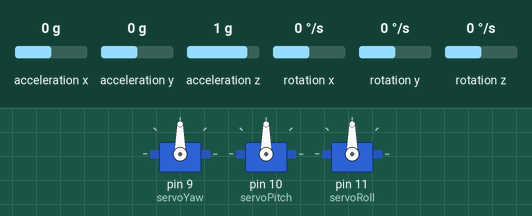
This sketch was run on a simulated Arduino Uno, built with avr-gcc and run on an emulated ATmega328P. On the bench: 3 × servo. The test bench sets the inputs (shaded band); at power-on: rotation z 0 °/s, acceleration x 0 g, acceleration z 1 g, acceleration y 0 g, rotation x 0 °/s, rotation y 0 °/s. What the sketch prints to the serial monitor is not drawn.

Above: at 3.6 s.
3.7 s: rotation z set to -192 °/s
At 4.5 s:
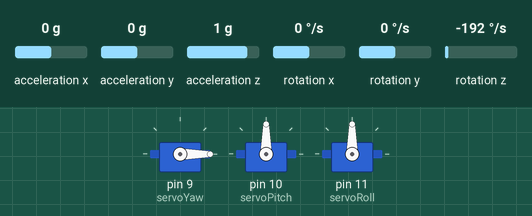
At 5.3 s:
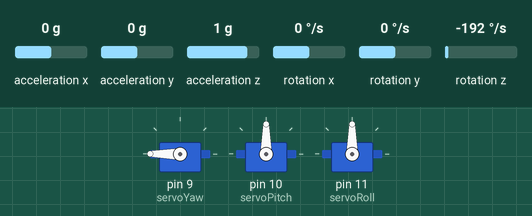
6.7 s: acceleration x set to -1.4 g
At 8.3 s:
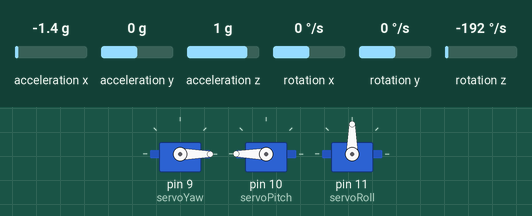
9.7 s: acceleration z set to 0 g
At 11.17 s:
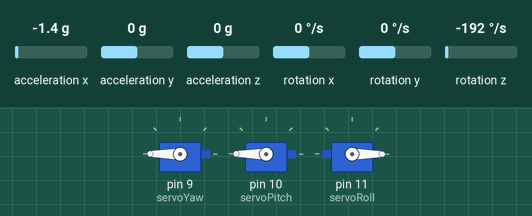
12.7 s: acceleration y set to -1.4 g
15.7 s: acceleration x set to -0.8 g
18.7 s: rotation z set to -100 °/s
Timing chart, 0 to 33.9 s (numbered marks = the images above; inputs shaded):
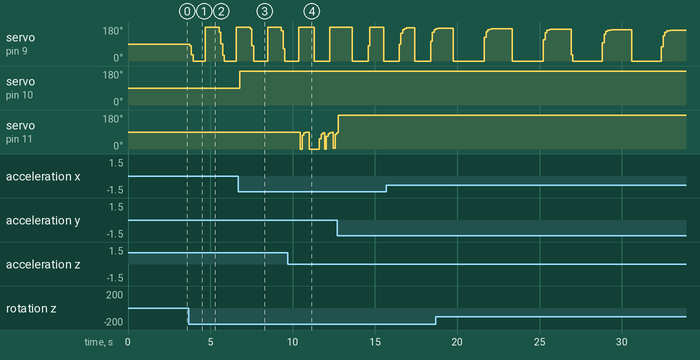

The sketch:

codeeeeeefeb17.ino
```cpp
#include <Wire.h>
#include <Servo.h>
#include "MPU6050_6Axis_MotionApps20.h"
#include <PID_v1.h>

// ----- MPU6050 and DMP Setup -----
MPU6050 mpu;

// ----- Servo Objects -----
Servo servoYaw, servoPitch, servoRoll;

// ----- PID Variables -----
// For each axis: input (filtered angle), output (PID correction), setpoint (desired angle = 0)
double inputYaw, outputYaw, setpointYaw = 0;
double inputPitch, outputPitch, setpointPitch = 0;
double inputRoll, outputRoll, setpointRoll = 0;

// ----- Low-Pass Filter Variables -----
double filteredYaw = 0, filteredPitch = 0, filteredRoll = 0;
const double LPF_ALPHA = 0.2;  // 0 < LPF_ALPHA < 1

// ----- PID Tuning Parameters -----
double Kp = 2.0, Ki = 0.01, Kd = 0.05;  // Adjust as needed
PID pidYaw(&inputYaw, &outputYaw, &setpointYaw, Kp, Ki, Kd, DIRECT);
PID pidPitch(&inputPitch, &outputPitch, &setpointPitch, Kp, Ki, Kd, DIRECT);
PID pidRoll(&inputRoll, &outputRoll, &setpointRoll, Kp, Ki, Kd, DIRECT);

// ----- MPU6050 DMP Variables -----
uint8_t mpuIntStatus;
uint16_t packetSize;
uint8_t fifoBuffer[64];
Quaternion q;
VectorFloat gravity;
float ypr[3];  // [yaw, pitch, roll]

// ----- Offsets for Zeroing Initial Position -----
double yawOffset = 0, pitchOffset = 0, rollOffset = 0;

// ----- Servo Limits -----
#define SERVO_MIN 0
#define SERVO_MAX 180

void setup() {
  Serial.begin(115200);
  Wire.begin();

  Serial.println("Initializing MPU6050...");
  mpu.initialize();
  if (!mpu.testConnection()) {
    Serial.println("MPU6050 connection failed!");
    while (1);
  }

  Serial.println("Enabling DMP...");
  mpu.dmpInitialize();
  mpu.setDMPEnabled(true);
  mpuIntStatus = mpu.getIntStatus();
  packetSize = mpu.dmpGetFIFOPacketSize();
  Serial.println("MPU6050 Ready");

  // ----- Warm-up / Stabilize -----
  // Give the MPU6050 some time to produce stable readings
  delay(1000);

  // ----- Collect Multiple Samples to Determine Offsets -----
  const int NUM_SAMPLES = 50;
  double sumYaw = 0, sumPitch = 0, sumRoll = 0;
  int validSamples = 0;

  for (int i = 0; i < NUM_SAMPLES; i++) {
    // Check for FIFO overflow or data availability
    if ((mpuIntStatus & 0x10) || mpu.getFIFOCount() >= 1024) {
      mpu.resetFIFO();
      Serial.println("FIFO Overflow during calibration! Resetting...");
      continue;
    }
    while (mpu.getFIFOCount() < packetSize) {
      // Wait until we have enough data
      delay(5);
    }

    // Read a packet
    mpu.getFIFOBytes(fifoBuffer, packetSize);
    mpu.dmpGetQuaternion(&q, fifoBuffer);
    mpu.dmpGetGravity(&gravity, &q);
    mpu.dmpGetYawPitchRoll(ypr, &q, &gravity);

    sumYaw   += ypr[0] * 180.0 / M_PI;
    sumPitch += ypr[1] * 180.0 / M_PI;
    sumRoll  += ypr[2] * 180.0 / M_PI;
    validSamples++;
    delay(10);
  }

  if (validSamples > 0) {
    yawOffset   = sumYaw / validSamples;
    pitchOffset = sumPitch / validSamples;
    rollOffset  = sumRoll / validSamples;
  }

  Serial.print("Offsets -> Yaw: "); Serial.print(yawOffset);
  Serial.print(", Pitch: "); Serial.print(pitchOffset);
  Serial.print(", Roll: "); Serial.println(rollOffset);

  // ----- Attach Servos -----
  servoYaw.attach(9);
  servoPitch.attach(10);
  servoRoll.attach(11);

  // ----- Initialize PID Controllers -----
  pidYaw.SetMode(AUTOMATIC);
  pidPitch.SetMode(AUTOMATIC);
  pidRoll.SetMode(AUTOMATIC);

  // Expand the output limits to -60...+60 for a wider servo range
  pidYaw.SetOutputLimits(-60, 60);
  pidPitch.SetOutputLimits(-60, 60);
  pidRoll.SetOutputLimits(-60, 60);
}

void loop() {
  // ----- Check for FIFO Overflow -----
  if ((mpuIntStatus & 0x10) || mpu.getFIFOCount() >= 1024) {
    mpu.resetFIFO();
    Serial.println("FIFO Overflow! Resetting...");
    return;
  }

  // ----- Read a Packet from the FIFO -----
  if (mpu.getFIFOCount() >= packetSize) {
    mpu.getFIFOBytes(fifoBuffer, packetSize);
    mpu.dmpGetQuaternion(&q, fifoBuffer);
    mpu.dmpGetGravity(&gravity, &q);
    mpu.dmpGetYawPitchRoll(ypr, &q, &gravity);

    // ----- Raw sensor values (in degrees) -----
    double rawYaw   = (ypr[0] * 180.0 / M_PI) - yawOffset;
    double rawPitch = (ypr[1] * 180.0 / M_PI) - pitchOffset;
    double rawRoll  = (ypr[2] * 180.0 / M_PI) - rollOffset;

    // ----- Apply Low-Pass Filtering -----
    filteredYaw   = LPF_ALPHA * rawYaw   + (1 - LPF_ALPHA) * filteredYaw;
    filteredPitch = LPF_ALPHA * rawPitch + (1 - LPF_ALPHA) * filteredPitch;
    filteredRoll  = LPF_ALPHA * rawRoll  + (1 - LPF_ALPHA) * filteredRoll;

    // ----- Set Filtered Values as PID Inputs -----
    inputYaw   = filteredYaw;
    inputPitch = filteredPitch;
    inputRoll  = filteredRoll;

    // ----- Compute PID Corrections -----
    pidYaw.Compute();
    pidPitch.Compute();
    pidRoll.Compute();

    // ----- Map PID Outputs to Servo Positions -----
    int yawPos   = constrain(map(outputYaw, -60, 60, SERVO_MIN, SERVO_MAX), SERVO_MIN, SERVO_MAX);
    int pitchPos = constrain(map(outputPitch, -60, 60, SERVO_MIN, SERVO_MAX), SERVO_MIN, SERVO_MAX);
    int rollPos  = constrain(map(outputRoll, -60, 60, SERVO_MIN, SERVO_MAX), SERVO_MIN, SERVO_MAX);

    // ----- Write Servo Positions -----
    servoYaw.write(yawPos);
    servoPitch.write(pitchPos);
    servoRoll.write(rollPos);

    // ----- Debug Output (every 200 ms) -----
    static unsigned long lastUpdate = 0;
    if (millis() - lastUpdate > 200) {
      lastUpdate = millis();
      Serial.print("Raw -> Yaw: "); Serial.print(rawYaw);
      Serial.print(" | Pitch: "); Serial.print(rawPitch);
      Serial.print(" | Roll: "); Serial.print(rawRoll);
      Serial.print(" || Filtered -> Yaw: "); Serial.print(filteredYaw);
      Serial.print(" | Pitch: "); Serial.print(filteredPitch);
      Serial.print(" | Roll: "); Serial.print(filteredRoll);
      Serial.print(" || Servos -> Yaw: "); Serial.print(yawPos);
      Serial.print(", Pitch: "); Serial.print(pitchPos);
      Serial.print(", Roll: "); Serial.println(rollPos);
    }
  }
  delay(10);
}
```

Measured:
- after the input at 3.7 s, servo on pin 9 (servoYaw): ramps from 180° to 0° and jumps back, once every 1.9 s
- after the input at 6.7 s, servo on pin 10 (servoPitch): 90° → 180° after 0.09 s
- after the input at 9.7 s, servo on pin 11 (servoRoll): 90° → 0° after 0.77 s, → 73° 0.11 s later, → 85° 0.10 s later, → 88° 0.11 s later, … (17 changes in this stretch)
